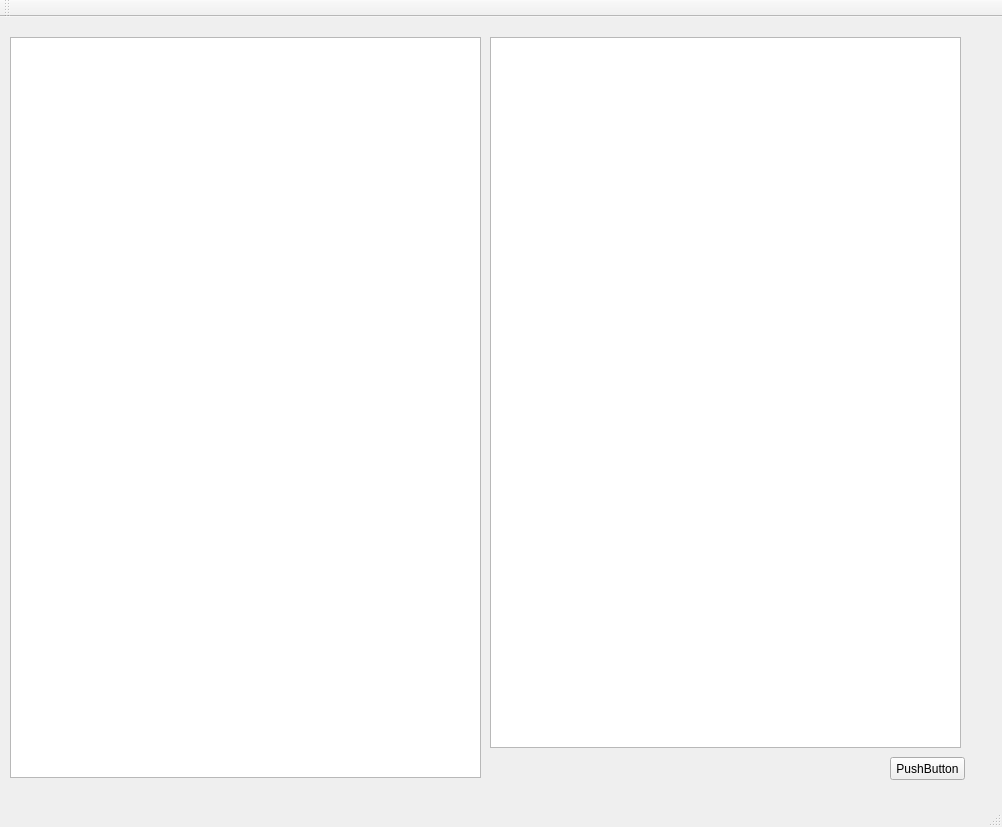
<?xml version="1.0" encoding="UTF-8"?>
<ui version="4.0">
 <class>MainWindow</class>
 <widget class="QMainWindow" name="MainWindow">
  <property name="geometry">
   <rect>
    <x>0</x>
    <y>0</y>
    <width>1002</width>
    <height>827</height>
   </rect>
  </property>
  <property name="windowTitle">
   <string>MainWindow</string>
  </property>
  <widget class="QWidget" name="centralWidget">
   <widget class="QGraphicsView" name="graphicsView">
    <property name="geometry">
     <rect>
      <x>10</x>
      <y>20</y>
      <width>471</width>
      <height>741</height>
     </rect>
    </property>
   </widget>
   <widget class="QPushButton" name="pushButton">
    <property name="geometry">
     <rect>
      <x>890</x>
      <y>740</y>
      <width>75</width>
      <height>23</height>
     </rect>
    </property>
    <property name="text">
     <string>PushButton</string>
    </property>
   </widget>
   <widget class="QTableView" name="tableView">
    <property name="geometry">
     <rect>
      <x>490</x>
      <y>20</y>
      <width>471</width>
      <height>711</height>
     </rect>
    </property>
   </widget>
  </widget>
  <widget class="QMenuBar" name="menuBar">
   <property name="geometry">
    <rect>
     <x>0</x>
     <y>0</y>
     <width>1002</width>
     <height>21</height>
    </rect>
   </property>
  </widget>
  <widget class="QToolBar" name="mainToolBar">
   <attribute name="toolBarArea">
    <enum>TopToolBarArea</enum>
   </attribute>
   <attribute name="toolBarBreak">
    <bool>false</bool>
   </attribute>
  </widget>
  <widget class="QStatusBar" name="statusBar"/>
 </widget>
 <layoutdefault spacing="6" margin="11"/>
 <resources/>
 <connections/>
</ui>
